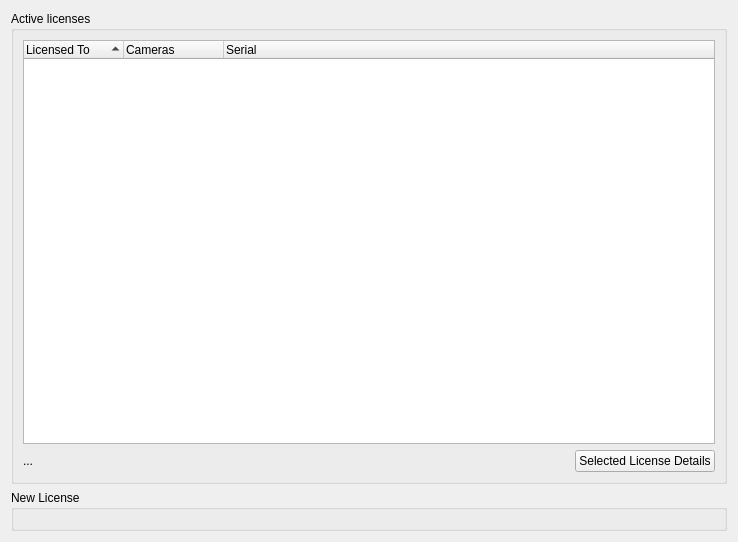
<?xml version="1.0" encoding="UTF-8"?>
<ui version="4.0">
 <class>LicenseManagerWidget</class>
 <widget class="QWidget" name="LicenseManagerWidget">
  <property name="geometry">
   <rect>
    <x>0</x>
    <y>0</y>
    <width>738</width>
    <height>542</height>
   </rect>
  </property>
  <property name="windowTitle">
   <string>Form</string>
  </property>
  <layout class="QVBoxLayout" name="verticalLayout_5">
   <item>
    <layout class="QVBoxLayout" name="verticalLayout_4">
     <item>
      <widget class="QGroupBox" name="groupBox">
       <property name="title">
        <string>Active licenses</string>
       </property>
       <layout class="QVBoxLayout" name="verticalLayout_2">
        <item>
         <layout class="QVBoxLayout" name="verticalLayout">
          <item>
           <widget class="QTreeWidget" name="gridLicenses">
            <property name="rootIsDecorated">
             <bool>false</bool>
            </property>
            <property name="sortingEnabled">
             <bool>true</bool>
            </property>
            <property name="columnCount">
             <number>3</number>
            </property>
            <attribute name="headerStretchLastSection">
             <bool>true</bool>
            </attribute>
            <column>
             <property name="text">
              <string>Licensed To</string>
             </property>
            </column>
            <column>
             <property name="text">
              <string>Cameras</string>
             </property>
            </column>
            <column>
             <property name="text">
              <string>Serial</string>
             </property>
            </column>
           </widget>
          </item>
          <item>
           <layout class="QHBoxLayout" name="horizontalLayout">
            <item>
             <widget class="QLabel" name="infoLabel">
              <property name="text">
               <string>...</string>
              </property>
             </widget>
            </item>
            <item>
             <spacer name="horizontalSpacer">
              <property name="orientation">
               <enum>Qt::Horizontal</enum>
              </property>
              <property name="sizeHint" stdset="0">
               <size>
                <width>40</width>
                <height>20</height>
               </size>
              </property>
             </spacer>
            </item>
            <item>
             <widget class="QPushButton" name="detailsButton">
              <property name="text">
               <string>Selected License Details</string>
              </property>
             </widget>
            </item>
           </layout>
          </item>
         </layout>
        </item>
       </layout>
      </widget>
     </item>
     <item>
      <widget class="QGroupBox" name="groupBox_2">
       <property name="title">
        <string>New License</string>
       </property>
       <layout class="QVBoxLayout" name="verticalLayout_3">
        <item>
         <widget class="LicenseWidget" name="licenseWidget" native="true"/>
        </item>
       </layout>
      </widget>
     </item>
    </layout>
   </item>
  </layout>
 </widget>
 <customwidgets>
  <customwidget>
   <class>LicenseWidget</class>
   <extends>QWidget</extends>
   <header>ui/widgets/preferences/license_widget.h</header>
   <container>1</container>
  </customwidget>
 </customwidgets>
 <resources/>
 <connections/>
 <slots>
  <slot>gridSelectionChanged()</slot>
 </slots>
</ui>
